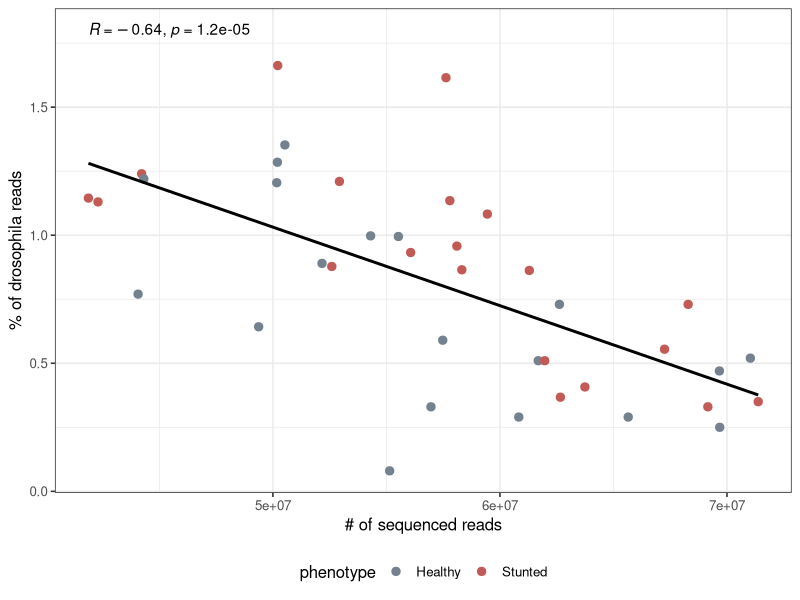
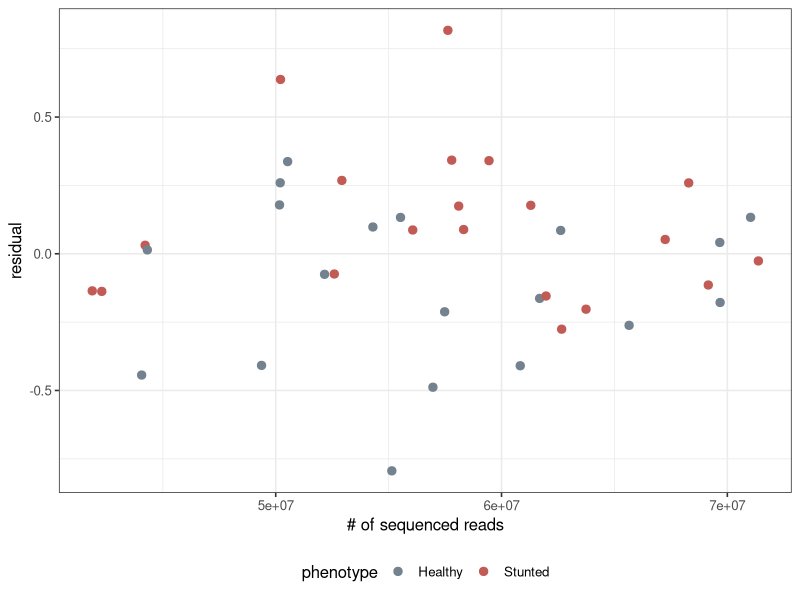
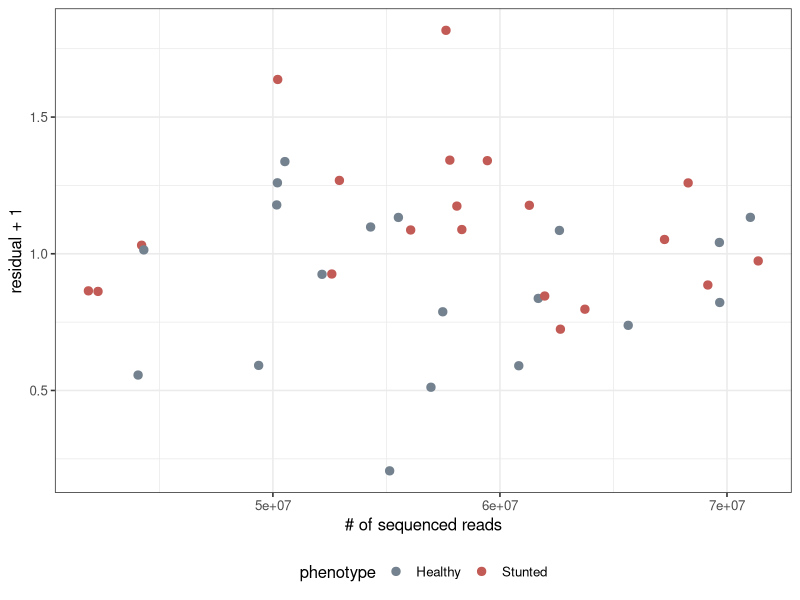

R code for these plots, in order:
rm(list = ls())
# script for regressing out the relationship between the
# percentage of mapped drosophila reads and the total number of reads
# -> output are final normalization factors used in the differential
# analysis by DESeq2

library(tidyverse)
library(ggpubr)

dm_numbers = read.csv("dm_factor_data/normalize_dm_counts_linModel.csv")

# 1) ---get the linear model stats---
fitPercent = lm(dm_percent  ~ num_of_reads, data = dm_numbers)
summary(fitPercent)

# plot scatte plot with linear mode fit
p = ggplot(dm_numbers, aes(x = num_of_reads, y = dm_percent))
p + geom_point(size = 2.5, aes(color = phenotype)) +
  scale_color_manual(values=c("#74828F", "#C25B56")) + 
  theme_bw(base_size = 12) + 
  ylab("% of drosophila reads") + 
  xlab("# of sequenced reads") + 
  theme(legend.position="bottom") + 
  geom_smooth(method = "lm", se = F, color = "black") + 
  stat_cor(label.y = 1.8)
ggsave("D_dmPrecent_linModel.pdf", width = 3, height = 3)


# 2) ---get residuals and recalculate normalization factors---
# get the residuals
plotResid = fitPercent$model
plotResid$resid = fitPercent$residuals
plotResid$phenotype = dm_numbers$phenotype
plotResid$scaledResid  = fitPercent$residuals + 1

# plot residuals
p = ggplot(plotResid, aes(y = resid, x = num_of_reads))
p + geom_point(size = 2.5, aes(color = phenotype))+
  scale_color_manual(values=c("#74828F", "#C25B56")) + 
  theme_bw(base_size = 12) + 
  ylab("residual") + 
  xlab("# of sequenced reads") + 
  theme(legend.position="bottom") 
ggsave("E_dmPrecent_linModel_residual.pdf", width = 3, height = 3)

# plot residuals with scaling factor + 1 (this way we don't get negative values)
p = ggplot(plotResid, aes(y = scaledResid, x = num_of_reads))
p + geom_point(size = 2.5, aes(color = phenotype))+
  scale_color_manual(values=c("#74828F", "#C25B56")) + 
  theme_bw(base_size = 12) + 
  ylab("residual + 1") + 
  xlab("# of sequenced reads") + 
  theme(legend.position="bottom") 
#ggsave("E_dmPrecent_linModel_residual_plus1.pdf", width = 3, height = 3)

# calculate the new scaling factors = normalized mapped drosophila reads
# = total reads * new scaling factor [%] / 100
dm_numbers$dm_mapped_normalized = round(plotResid$num_of_reads * plotResid$scaledResid / 100)
dm_numbers$dm_norm_factor = dm_numbers$dm_mapped_normalized / 500000
